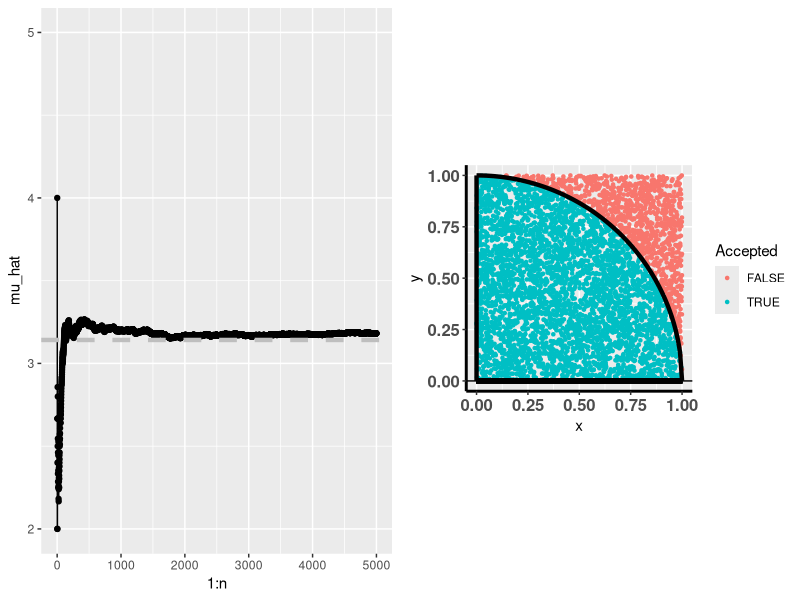
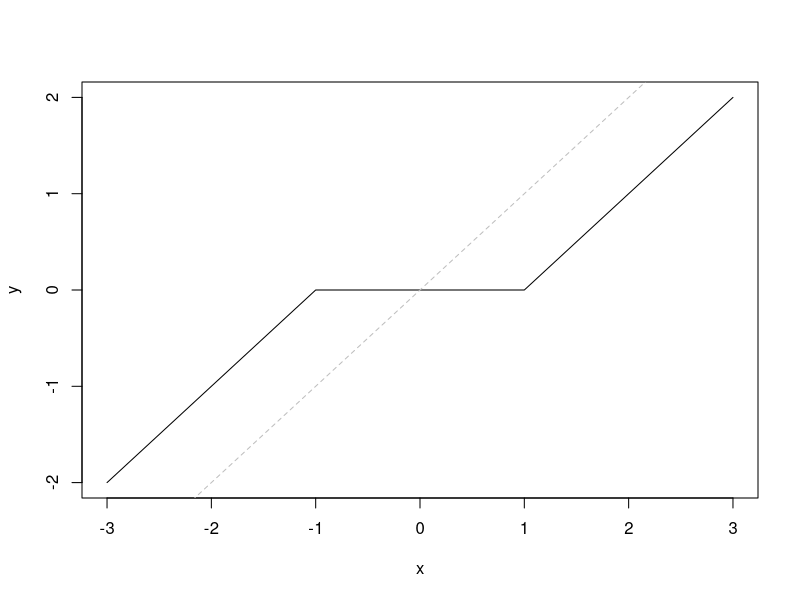

Recreate these plots in R, in order.
set.seed(123)
n <- 5000
x.sam <- runif(n, min = 0, max = 1)
y.sam <- runif(n, min = 0, max = 1)

mu_hat <- 4*cumsum(x.sam^2 + y.sam^2 < 1)/(1:n)

library(ggplot2)
p1 <- ggplot(mapping = aes(1:n, mu_hat)) + 
  geom_point() + 
  geom_line() +
  geom_hline(aes(yintercept = pi), color = "gray", linewidth=1.5, linetype = "dashed") + 
  coord_cartesian(ylim = c(2, 5))


joint.data <- data.frame(x = x.sam, y = y.sam)
joint.data$Accepted <- (joint.data$x^2 + joint.data$y^2 < 1)

plot_ar <- ggplot(joint.data, aes(x=x, y=y)) + 
  geom_point(shape=20, aes(color=Accepted)) +
  stat_function(fun = function(x) sqrt(1-x^2), size=1.5) + 
  geom_hline(aes(yintercept = 0)) +
  coord_fixed() +
  geom_segment(aes(x = 0, y = 0, xend = 1, yend = 0), colour = "black", size = 1.5) + 
  annotate("segment", x = 0, xend = 0, y = 0, yend = 1,colour = "black", size = 1.5)


# beautify : Increase font size in axes 
p2 <- plot_ar + theme(axis.text.x = 
                  element_text(face = "bold",size = 12),
                axis.text.y = 
                  element_text(face = "bold", size = 12),
                axis.line = element_line(colour = "black", 
                                         size = 1, linetype = "solid"))

library(gridExtra)
grid.arrange(p1, p2, nrow = 1)


###
x <- seq(-3, 3, 0.2)
lam <- 1
myfun <- function(x, lam = 1) ifelse(abs(x)<=lam, 0, sign(x)*(abs(x)-lam))
y <- sign(x) * pmax(abs(x)-lam, 0)
y <- myfun(x)
plot(x, y, type="l")
abline(a = 0, b= 1, col="gray", lty= 2)


###
set.seed(123)
beta <- c(1,0)
n <- 1000
x <- matrix(rnorm(n*2), n,2)
y <- x%*%beta + rnorm(n,0, 0.5)

beta_hat <- rep(0,2) #solve(t(x)%*%x) %*%t(x)%*%y
xx <- apply(x^2, 2, sum)
xy <- t(x) %*%y 
lam <- 0.5

beta_ini <- rep(0, 2)
beta_diff <- 1
while(beta_diff >1e-6){
  for(i in 1:2){
    beta_hat[i] <- myfun(sum(x[,i]*(y - x[,-i]*beta_hat[-i])),  lam)/xx[i]
  }
  beta_diff <- sum((beta_hat - beta_ini)^2)
  beta_ini <- beta_hat
  print(beta_hat)
}

mse1 <- mean((beta_hat - beta)^2)


